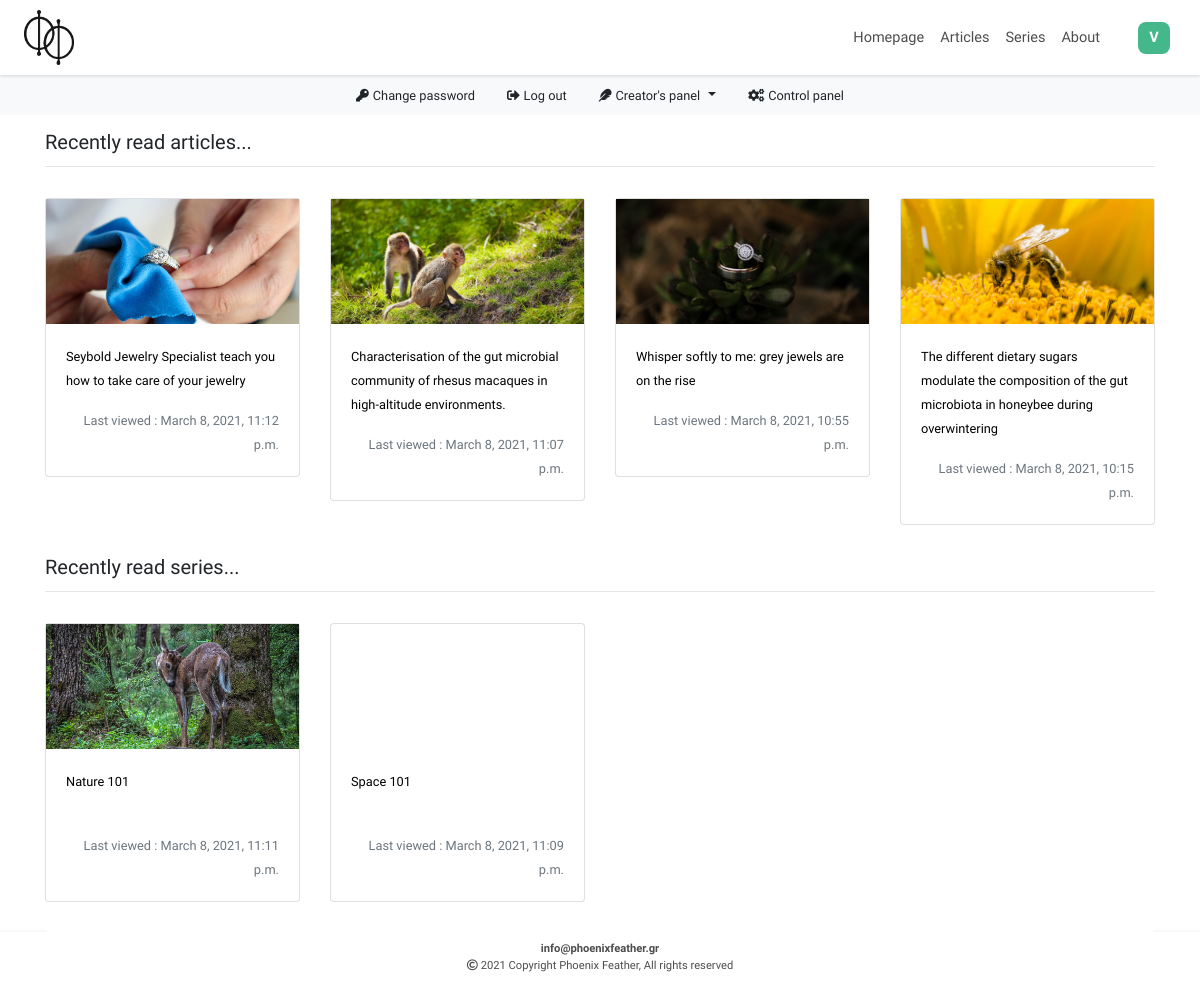
Page /accounts/profile/ (signed in) on the committed database.
### users/models.py (models this page shows, shortened)
class Account(AbstractUser):
    class Meta:
        verbose_name = 'Account'
        verbose_name_plural = 'Accounts'
    email = models.EmailField(unique=True, blank=False)
    profile_image = models.ImageField(upload_to = "Users_Profile_Images", blank=True, default='', verbose_name = "Profile Photo")
    first_name_slug = models.CharField(max_length=150, editable=False, default='',blank=True)
    last_name_slug = models.CharField(max_length=150, editable=False, default='',blank=True)
    full_name_slug = models.CharField(max_length=300, editable=False, default='',blank=True)
    objects = AccountManager()
    REQUIRED_FIELDS = ['username']
    USERNAME_FIELD = 'email'
    def image(self):
        if self.profile_image:
            p_img = mark_safe(f'<div style="width:80px; height:50px;  background-image:url({self.profile_image.url}); background-position: center; background-size: contain; background-repeat: no-repeat;"></div>')
        else:
            p_img = mark_safe(f'<div style="width:80px; height:50px; display:flex; flex-direction:column; justify-content:center; aligh-items:center;"><small style="font-size:9px;">NO IMAGE AVAILABLE</small></div>')
        return p_img
    image.short_description = 'Preview'

class ArticlesViews(models.Model):
    class Meta:
        verbose_name = 'Article view'
        verbose_name_plural = 'Articles views'
    article = models.ForeignKey(Articles, on_delete=models.CASCADE)
    profile = models.ForeignKey(Profile, on_delete=models.CASCADE)
    created = models.DateTimeField(auto_now_add=True)

class CoursesViews(models.Model):
    class Meta:
        verbose_name = 'Course view'
        verbose_name_plural = 'Courses views'
    course = models.ForeignKey(Courses, on_delete=models.CASCADE)
    profile = models.ForeignKey(Profile, on_delete=models.CASCADE)
    created = models.DateTimeField(auto_now_add=True)

### articles/models.py (models this page shows, shortened)
class Articles(models.Model, HitCountMixin):
    class Meta:
        verbose_name = 'Article'
        verbose_name_plural = 'Articles'
    category = models.ForeignKey(ArticlesCategories, on_delete=models.SET_NULL, null=True, blank=True)
    title = models.CharField(max_length=150,unique=True)
    search = models.CharField(default='',editable=False,max_length=472)
    slug = models.SlugField(max_length=150)
    subtitle = models.CharField(max_length=256, blank=True)
    image = models.ImageField(upload_to = "Articles_Images", default='')
    use_image_as_background_in_article = models.BooleanField(default=True)
    article = FroalaField()
    tags = TaggableManager(blank=True)
    created = models.DateTimeField(auto_now_add=True)
    updated = models.DateTimeField(auto_now=True)
    publish_date = models.DateTimeField()
    author = models.CharField(editable=False, default='', max_length=64)
    approved = models.BooleanField(default=False)
    def image_tag(self):
        return mark_safe(f'<div style="width:80px; height:50px; background-image:url({self.image.url}); background-position: center; background-size: cover;"></div>')
    image_tag.short_description = 'Image preview'

### courses/models.py (models this page shows, shortened)
class Courses(models.Model, HitCountMixin):
    class Meta:
        verbose_name = 'Course'
        verbose_name_plural = 'Courses'
    category = models.ForeignKey(CoursesCategories, on_delete=models.SET_NULL, null=True, blank=True)
    title = models.CharField(max_length=150,unique=True)
    search = models.CharField(default='',editable=False,max_length=472)
    slug = models.SlugField(max_length=150)
    description = models.TextField(max_length=256, blank=True)
    image = models.ImageField(upload_to = "Courses_Images", default='')
    use_image_as_background_in_course = models.BooleanField(default=True)
    tags = TaggableManager(blank=True)
    created = models.DateTimeField(auto_now_add=True)
    updated = models.DateTimeField(auto_now=True)
    publish_date = models.DateTimeField()
    hit_count_generic = GenericRelation(HitCount, object_id_field='object_pk',related_query_name='hit_count_generic_relation')
    author = models.CharField(editable=False, default='', max_length=64)
    approved = models.BooleanField(default=False)
    def image_tag(self):
        return mark_safe(f'<img src="{self.image.url}" width="auto" height="55" />')
    image_tag.short_description = 'Image preview'

### users/views.py (the view)
# urls.py: path('profile/', views.profile, name='profile'),
@login_required
def profile(request):
    profile = Profile.objects.get(user__email=request.user.email)
    viewed_articles = ArticlesViews.objects.filter(profile=profile).order_by('-created')[:4]
    viewed_courses = CoursesViews.objects.filter(profile=profile).order_by('-created')[:4]
    context = {'profile':profile, 'viewed_articles':viewed_articles, 'viewed_courses':viewed_courses}
    return render(request, 'users/profile.html', context)

### users/templates/users/profile.html (shortened to what this page needs)
{% extends 'articles/base.html' %}
{% load static %}
{% load crispy_forms_tags %}
{% load thumbnail %}
{% block links %}
<link rel="stylesheet" href="{% static 'users/css/profile.css' %}">
<link rel="stylesheet" href="{% static 'articles/css/custom-buttons.css' %}">
{% endblock %}
{% block main %}
{% include 'articles/navigation.html' %}
<ul style="background: #f8f9fa;" class="nav justify-content-center">
  <li class="nav-item">
    <a class="nav-link btn-light" href="{% url 'password_change' %}">
      <small><i class="fas fa-key"></i></small>
      <small>Change password</small>
     </a>
  </li>
  <li class="nav-item">
    <a class="nav-link btn-light" href="{% url 'logout' %}">
      <small><i class="fas fa-sign-out-alt"></i></small>
      <small>Log out</small>
    </a>
  </li>
  {% if user.is_staff %}
  <li class="nav-item dropdown">
    <a class="nav-link dropdown-toggle btn-light" data-toggle="dropdown" href="#" role="button" aria-haspopup="true" aria-expanded="false">
      <small><i class="fas fa-feather"></i></small>
      <small>Creator's panel</small>
    </a>
  </li>
  <li class="nav-item">
    <a class="nav-link btn-light" href="{% url 'admin:index' %}">
      <small><i class="fa fa-cogs"></i></small>
      <small> Control panel</small>
    </a>
  </li>
  {% endif %}
</ul>
  <div id="profile">
    <div class="container">
      <div style="border: none !important; margin-bottom: 30px;" class="card">
         <h5> Recently read articles...</h5>
         <hr style="margin-top: 4px;">
        {% if viewed_articles %}
        <div style="padding:0;" class="card-body">
          <div class="row">
            {% for view in viewed_articles %}
              <div class="col-12 col-sm-6 col-xl-3">
                <a href="{% url 'articles:article' view.article.slug %}">
                  <div style="margin-top:15px;" class="card viewed-card">
                    {% thumbnail view.article.image "500x500" quality=91 as im %}
                    <div class="viewed-image-div" style="background-image: url({{im.url}});">
                    </div>
                    {% endthumbnail %}
                    <div class="card-body" style="display: flex; flex-direction: column; justify-content: space-between;">
                      <div class="fade-div">
                        <small class="viewed-title" style="color: black;">{{view.article.title}}</small>
                      </div>
                      <div class="text-muted text-right last-viewed-date" >
                        <small>Last viewed : {{view.created}}</small>
                      </div>
                    </div>
                  </div>
                </a>
              </div>
            {% endfor %}
          </div>
        </div>
        {% endif %}
      </div>
      <div style="border: none !important;" class="card">
          <h5>Recently read series...</h5>
          <hr style="margin-top: 4px;">
        {% if viewed_courses %}
        <div style="padding:0; margin-bottom:30px;" class="card-body">
          <div class="row">
            {% for view in viewed_courses %}
              <div class="col-12 col-sm-6 col-xl-3">
                <a href="{% url 'course' view.course.slug %}">
                  <div style="margin-top:15px;" class="card viewed-card">
                    {% thumbnail view.course.image "500x500" quality=91 as im %}
                    <div class="viewed-image-div" style="background-image: url({{im.url}});">
                    </div>
                    {% endthumbnail %}
                    <div class="card-body" style="display: flex; flex-direction: column; justify-content: space-between;">
                      <div class="fade-div">
                        <small class="viewed-title" style="color: black;">{{view.course.title}}</small>
                      </div>
                      <div class="text-muted text-right last-viewed-date" >
                        <small>Last viewed : {{view.created}}</small>
                      </div>
                    </div>
                  </div>
                </a>
              </div>
            {% endfor %}
          </div>
        </div>
        {% endif %}
      </div>
  </div>
</div>
{% endblock %}
{% block footer %}
{% include 'articles/footer.html' %}
{% endblock %}

### articles/templates/articles/navigation.html (shortened to what this page needs)
{% load static %}
<div style="height:75px;" class="d-none d-md-block navHBlock"></div>
<div id="navbarWrapper" class="d-none d-md-block">
  <nav class="navbar navbar-expand-md">
    <a class="navbar-brand" href="{% url 'articles:index' %}">
      <img style="max-height: 55px;" src="{% static 'articles/material/logo/phoenix_feather_logo_3.png' %}" alt="">
    </a>
    <div id="navbarLinks">
      <ul class="navbar-nav">
        <li class="nav-item">
          <a class="nav-link" href="{% url 'articles:index' %}" id="navbarHome"><span>Homepage</span></a>
        </li>
        <li class="nav-item">
          <a class="nav-link" href="{% url 'articles:articles' %}" id="navbarArticles"><span>Articles</span></a>
        </li>
        <li class="nav-item">
          <a class="nav-link" href="{% url 'courses' %}" id="navbarCourses"><span>Series</span></a>
        </li>
        <li class="nav-item">
          <a class="nav-link" href="{% url 'articles:informations' %}" id="navbarFAQs"><span>About</span></a>
        </li>
        {% if user.is_authenticated %}
        <li id="user-image-menu" class="nav-item" style="margin-right:15px; margin-left:30px; position: relative;">
          {% if request.user.profile_image %}
          <a href="{% url 'profile' %}">
            <div class="user-nav-link" style="padding: 4px; box-shadow: 0px 0px 4px silver; border-radius: 8px; margin-right: 15px;">
              <div id="userProfileImageDiv" style="background-image: url({{request.user.profile_image.url}});">
              </div>
            </div>
          </a>
          {% else %}
          <a href="{% url 'profile' %}">
            <div class="user-nav-link">
              <div class="firstLetterImageDiv">
                <span>{{user.email|upper|first}}</span>
              </div>
            </div>
          </a>
          {% endif %}
        </li>
        {% endif %}
      </ul>
    </div>
  </nav>
</div>

### articles/static/articles/css/base.css (style rules this page uses)
#Site { display: flex; min-height: 100vh; flex-direction: column; }
body, html { font-family: 'Didact Gothic'; max-width: 100vw !important; overflow-x: hidden; }
a { text-decoration: none !important; outline: none !important; }

### articles/static/articles/css/navigation.css (style rules this page uses)
.navbar { min-height: 75px; width: 100%; position: fixed; top: 0; background: white; box-shadow: 0px 0px 4px silver; padding: 4px 0px 4px 0px; z-index: 800; }
#navbarLinks { width: 100%; }
.navbar-nav { display: flex; justify-content: flex-end; align-items: center; }
.navbar-brand { margin-left: 2vw; display: flex; flex-direction: column; justify-content: center; align-items: center; padding:0; }
.navbar-nav a { color: #4d4d4d; transition: color 0.4s ease; font-size: 14.5px; }
.firstLetterImageDiv { background: #44b78b; display: flex; justify-content: center; align-items: center; cursor: pointer; margin-right: 15px; height: 32px; width: 32px; border-radius: 8px; }
.firstLetterImageDiv span { color: white; font-weight: bold; }
.user-nav-link { display: flex; position: relative; justify-content: center; align-items: center; cursor: pointer; }

### users/static/users/css/profile.css (style rules this page uses)
.viewed-image-div { min-height: 125px; background-position: center; background-size: cover; }
.card-body { min-height: 152px; }

### rows in the picture
Account: email|first "V"
ArticlesViews: shows a picture, article "Seybold Jewelry Specialist teach you how to take care of your jewelry", created "March 8, 2021, 11:12 p.m."
ArticlesViews: shows a picture, article "Characterisation of the gut microbial community of rhesus macaques in high-altitude environments.", created "March 8, 2021, 11:07 p.m."
ArticlesViews: shows a picture, article "Whisper softly to me: grey jewels are on the rise", created "March 8, 2021, 10:55 p.m."
ArticlesViews: shows a picture, article "The different dietary sugars modulate the composition of the gut microbiota in honeybee during overwintering", created "March 8, 2021, 10:15 p.m."
CoursesViews: shows a picture, course "Nature 101", created "March 8, 2021, 11:11 p.m."
CoursesViews: course "Space 101", created "March 8, 2021, 11:09 p.m."
